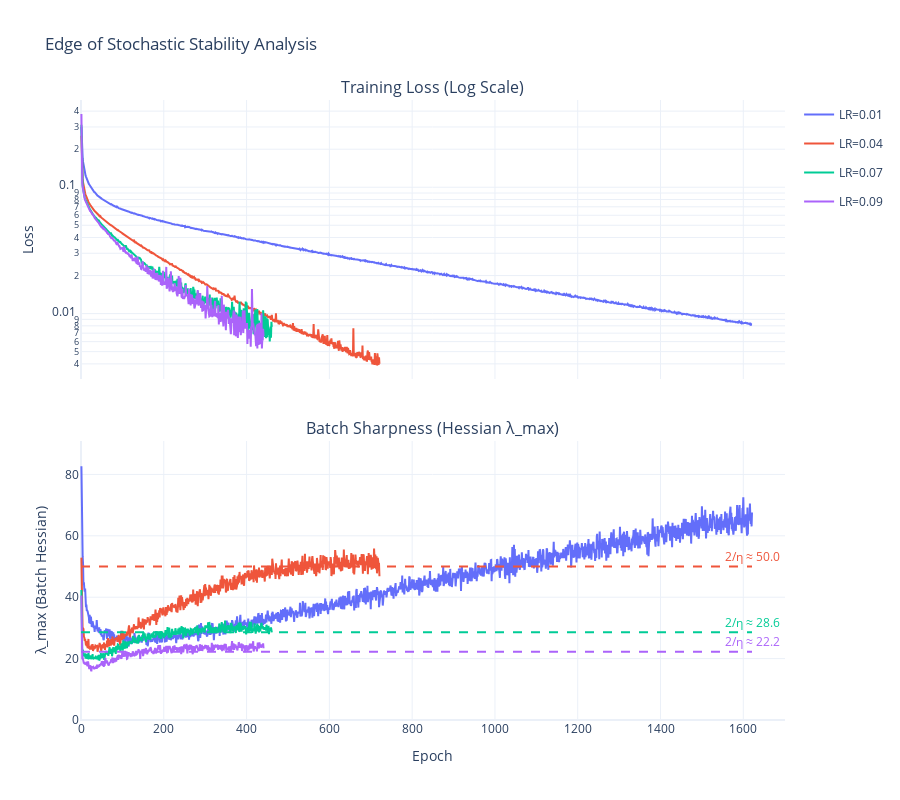

Notebook source saved alongside this figure:
### Code cell
plot_eos_analysis(metadata=md, output=out, model_ids=[29, 32, 35, 37])

### Figure 1 — Plotly figure (JSON) as saved in the notebook; plotly's stock layout.template omitted (floating-point values rounded to 4 significant figures; data arrays with more than 128 entries replaced by an {"elided": "..."} marker saying what was removed)
{"data": [{"legendgroup": "LR=0.01", "line": {"color": "#636EFA"}, "mode": "lines", "name": "LR=0.01", "x": {"elided": "1621 int values"}, "y": {"elided": "1621 float values"}, "type": "scatter", "xaxis": "x", "yaxis": "y"}, {"legendgroup": "LR=0.01", "line": {"color": "#636EFA"}, "mode": "lines", "name": "LR=0.01", "showlegend": false, "x": {"elided": "1621 int values"}, "y": {"elided": "1621 float values"}, "type": "scatter", "xaxis": "x2", "yaxis": "y2"}, {"legendgroup": "LR=0.04", "line": {"color": "#EF553B"}, "mode": "lines", "name": "LR=0.04", "x": {"elided": "721 int values"}, "y": {"elided": "721 float values"}, "type": "scatter", "xaxis": "x", "yaxis": "y"}, {"legendgroup": "LR=0.04", "line": {"color": "#EF553B"}, "mode": "lines", "name": "LR=0.04", "showlegend": false, "x": {"elided": "721 int values"}, "y": {"elided": "721 float values"}, "type": "scatter", "xaxis": "x2", "yaxis": "y2"}, {"legendgroup": "LR=0.07", "line": {"color": "#00CC96"}, "mode": "lines", "name": "LR=0.07", "x": {"elided": "461 int values"}, "y": {"elided": "461 float values"}, "type": "scatter", "xaxis": "x", "yaxis": "y"}, {"legendgroup": "LR=0.07", "line": {"color": "#00CC96"}, "mode": "lines", "name": "LR=0.07", "showlegend": false, "x": {"elided": "461 int values"}, "y": {"elided": "461 float values"}, "type": "scatter", "xaxis": "x2", "yaxis": "y2"}, {"legendgroup": "LR=0.09", "line": {"color": "#AB63FA"}, "mode": "lines", "name": "LR=0.09", "x": {"elided": "441 int values"}, "y": {"elided": "441 float values"}, "type": "scatter", "xaxis": "x", "yaxis": "y"}, {"legendgroup": "LR=0.09", "line": {"color": "#AB63FA"}, "mode": "lines", "name": "LR=0.09", "showlegend": false, "x": {"elided": "441 int values"}, "y": {"elided": "441 float values"}, "type": "scatter", "xaxis": "x2", "yaxis": "y2"}], "layout": {"xaxis": {"anchor": "y", "domain": [0.0, 1.0], "matches": "x2", "showticklabels": false}, "yaxis": {"anchor": "x", "domain": [0.55, 1.0], "title": {"text": "Loss"}, "type": "log"}, "xaxis2": {"anchor": "y2", "domain": [0.0, 1.0], "title": {"text": "Epoch"}}, "yaxis2": {"anchor": "x2", "domain": [0.0, 0.45], "title": {"text": "λ_max (Batch Hessian)"}, "range": [0, 90.88]}, "annotations": [{"font": {"size": 16}, "showarrow": false, "text": "Training Loss (Log Scale)", "x": 0.5, "xanchor": "center", "xref": "paper", "y": 1.0, "yanchor": "bottom", "yref": "paper"}, {"font": {"size": 16}, "showarrow": false, "text": "Batch Sharpness (Hessian λ_max)", "x": 0.5, "xanchor": "center", "xref": "paper", "y": 0.45, "yanchor": "bottom", "yref": "paper"}, {"font": {"color": "#636EFA"}, "showarrow": false, "text": "2/η ≈ 200.0", "x": 1621, "xref": "x2", "y": 200.0, "yref": "y2", "yshift": 10}, {"font": {"color": "#EF553B"}, "showarrow": false, "text": "2/η ≈ 50.0", "x": 1621, "xref": "x2", "y": 50.0, "yref": "y2", "yshift": 10}, {"font": {"color": "#00CC96"}, "showarrow": false, "text": "2/η ≈ 28.6", "x": 1621, "xref": "x2", "y": 28.57, "yref": "y2", "yshift": 10}, {"font": {"color": "#AB63FA"}, "showarrow": false, "text": "2/η ≈ 22.2", "x": 1621, "xref": "x2", "y": 22.22, "yref": "y2", "yshift": 10}], "shapes": [{"line": {"color": "#636EFA", "dash": "dash", "width": 2}, "type": "line", "x0": 0, "x1": 1621, "xref": "x2", "y0": 200.0, "y1": 200.0, "yref": "y2"}, {"line": {"color": "#EF553B", "dash": "dash", "width": 2}, "type": "line", "x0": 0, "x1": 1621, "xref": "x2", "y0": 50.0, "y1": 50.0, "yref": "y2"}, {"line": {"color": "#00CC96", "dash": "dash", "width": 2}, "type": "line", "x0": 0, "x1": 1621, "xref": "x2", "y0": 28.57, "y1": 28.57, "yref": "y2"}, {"line": {"color": "#AB63FA", "dash": "dash", "width": 2}, "type": "line", "x0": 0, "x1": 1621, "xref": "x2", "y0": 22.22, "y1": 22.22, "yref": "y2"}], "title": {"text": "Edge of Stochastic Stability Analysis"}, "height": 800, "hovermode": "x unified"}}
